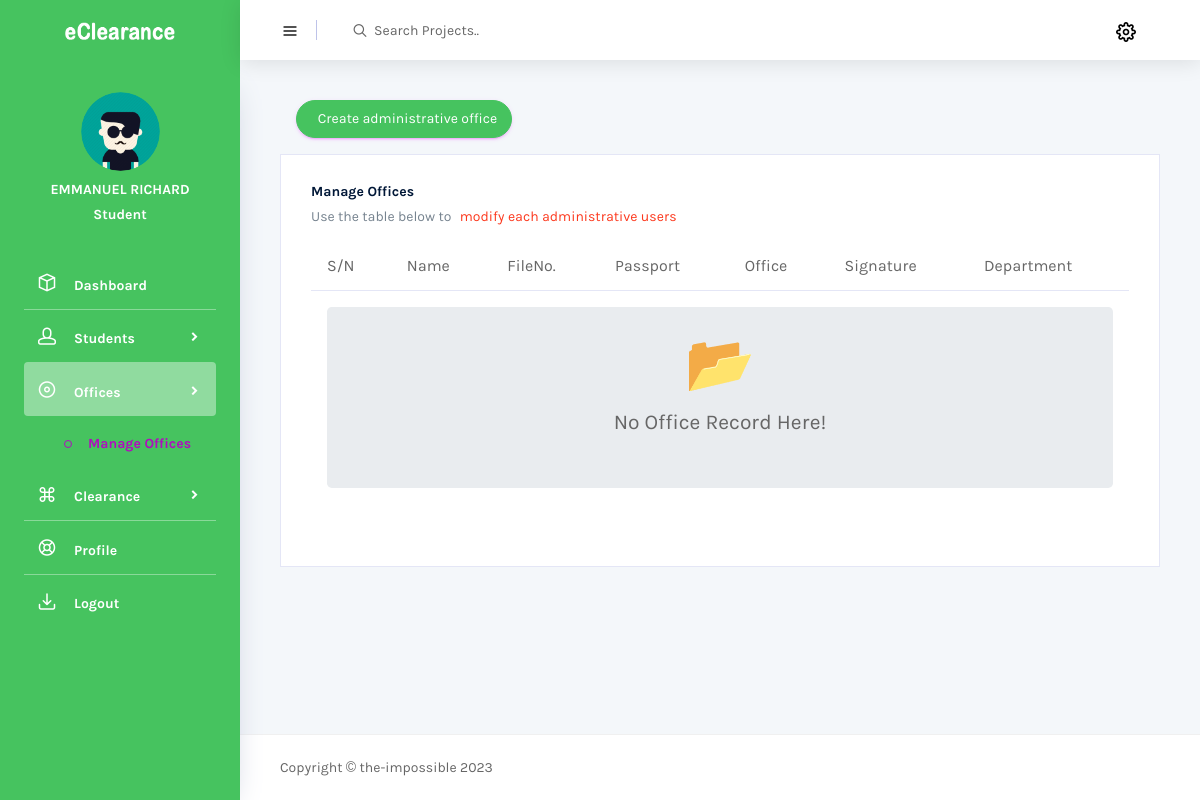
The app's page /manage_offices (signed in), older data.
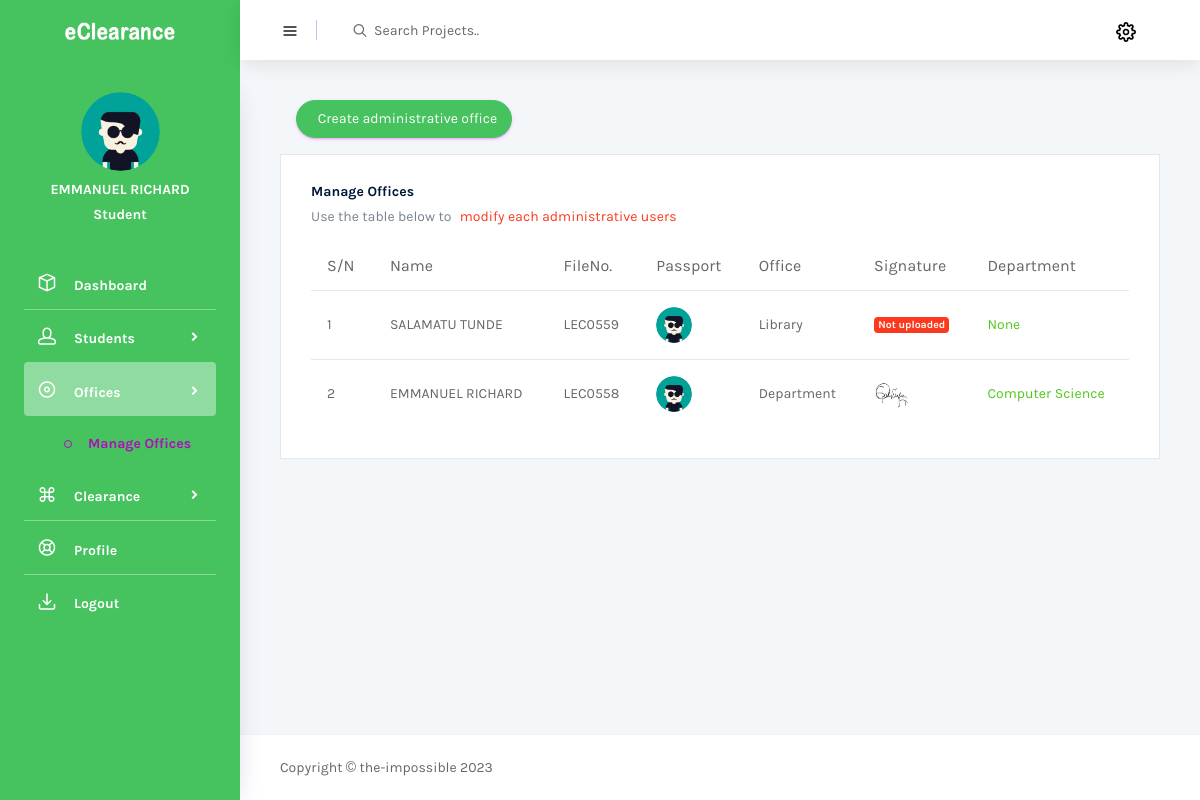
The same page, newer data.
### eClearanceAuth/models.py (models this page shows, shortened)
class User(AbstractBaseUser, PermissionsMixin):
    user_id = models.UUIDField(
        default=uuid.uuid4, primary_key=True, unique=True, editable=False)
    username = models.CharField(max_length=100, db_index=True,
                                unique=True, verbose_name='reg number', blank=True)
    passport = models.ImageField(
        default='img/user.png', upload_to='uploads/passport/', null=True)
    user_type = models.ForeignKey(
        to="UserType", on_delete=models.CASCADE, blank=True, null=True,)
    name = models.CharField(
        max_length=100, db_index=True, blank=True, null=True)
    date_joined = models.DateTimeField(
        verbose_name='date_joined', auto_now_add=True)
    last_login = models.DateTimeField(
        verbose_name='last_login', auto_now=True, null=True)
    is_active = models.BooleanField(default=True)
    is_staff = models.BooleanField(default=False)
    is_superuser = models.BooleanField(default=False)
    USERNAME_FIELD = 'username'
    REQUIRED_FIELDS = ['name',]
    objects = UserManager()
    class Meta:
        db_table = 'Users'
        verbose_name_plural = 'Users'

class UserType(models.Model):
    user_type = models.CharField(max_length=100, unique=True)
    def __str__(self):
        return self.user_type
    class Meta:
        db_table = 'user type'
        verbose_name_plural = 'user type'

class AdministrativeProfile(models.Model):
    profile_id = models.UUIDField(
        default=uuid.uuid4, primary_key=True, unique=True, editable=False)
    user = models.OneToOneField(
        to="User", on_delete=models.CASCADE, blank=True)
    office = models.ForeignKey(
        to="Office", on_delete=models.CASCADE, blank=True, null=True)
    a_departmental_office = models.ForeignKey(
        to="Department", on_delete=models.CASCADE, blank=True, null=True)
    signature = models.ImageField(
        upload_to='uploads/signature/', null=True, blank=True)
    date_created = models.DateTimeField(
        verbose_name='date_created', auto_now_add=True)
    class Meta:
        db_table = 'Administrative Profile'
        verbose_name_plural = 'Administrative Profile'

class Office(models.Model):
    office_title = models.CharField(max_length=30, unique=True)
    office_description = models.CharField(
        max_length=100, blank=True, null=True)
    def __str__(self):
        return self.office_title
    class Meta:
        db_table = 'Office'
        verbose_name_plural = 'Offices'

class Department(models.Model):
    dept_id = models.UUIDField(
        default=uuid.uuid4, primary_key=True, unique=True, editable=False)
    dept_title = models.CharField(max_length=30, unique=True)
    def __str__(self):
        return self.dept_title
    class Meta:
        db_table = 'Department'
        verbose_name_plural = 'Departments'

### eClearanceAuth/views.py (the view, shortened to what this page needs)
# urls.py: path('manage_offices', ManageOfficeView.as_view(), name="manage_offices"),
class ManageOfficeView(LoginRequiredMixin, ListView):
    template_name = "backend/admin/manage_office.html"
    model = User
    form_class = CreateAdministrativeProfileForm
    queryset = AdministrativeProfile.objects.all().order_by('-date_created')
    def get_context_data(self, **kwargs):
        context = super().get_context_data(**kwargs)
        context["form1"] = self.form_class
        return context

### Templates/backend/admin/manage_office.html (shortened to what this page needs)
{% extends 'base.html' %}
{% load static %}
{% load crispy_forms_tags %}
{% block head %}{% include 'partials/auth_head.html' %}{% endblock head %}
{% block body %}
  <div class="container-scroller">
    {% block nav %}{% include 'partials/auth_nav.html' %}{% endblock nav %}
    <div class="container-fluid page-body-wrapper">
      {% include 'partials/auth_sidebar.html' %}
      <div class="main-panel">
        <div class="content-wrapper">
          <div class="row">
            <div class="col.lg-12 grid-margin">
              <button type="button" class="btn rounded-pill btn-primary ml-4" data-toggle="modal"
              data-target="#single">
                &nbsp; Create administrative office
              </button>
            </div>
            <div class="col-lg-12 grid-margin stretch-card">
              <div class="card">
                <div class="card-body">
                  <h4 class="card-title">Manage Offices</h4>
                  <p class="card-description">
                    Use the table below to  <code>modify each administrative users</code>
                  </p>
                  <div class="table-responsive">
                    <table class="table table-hover">
                      <thead>
                        <tr>
                          <th>S/N</th>
                          <th>Name</th>
                          <th>FileNo.</th>
                          <th>Passport</th>
                          <th>Office</th>
                          <th>Signature</th>
                          <th>Department</th>
                        </tr>
                      </thead>
                      <tbody>
                        {% if object_list %}
                          {% for object in object_list %}
                            <tr>
                              <td>{{forloop.counter}}</td>
                              <td>{{object.user.name|upper}}</td>
                              <td>{{object.user.username}}</td>
                              <td>
                                <a href="{% url 'auth:update_student' object.user.pk %}"> <img src="{{object.user.passport.url}}" alt="passport"></a>
                              </td>
                              <td>{{object.office}}</td>
                              <td>
                                {% if object.signature %}
                                <img src=" {{object.signature.url}}" alt="signature">
                                {% else %}
                                <label class="badge badge-danger">Not uploaded</label>
                                {% endif %}
                              </td>
                              <td class="text-success"> {{object.a_departmental_office}} </td>
                            </tr>
                          {% endfor %}
                        {% else %}
                        <tr>
                          <td colspan="12">
                            <div class="jumbotron text-center p-5">
                              <p style="font-size: 4em;">📂</p> <br> <br>
                              <p style="font-size: 1.5em;">No Office Record Here!</p>
                            </div>
                          </td>
                        </tr>
                        {% endif %}
                      </tbody>
                    </table>
                  </div>
                </div>
              </div>
            </div>
          </div>
        </div>
        {% block footer %}{% include 'partials/auth_footer.html' %}{% endblock footer %}
      </div>
    </div>
  </div>
{% endblock body %}

### Templates/base.html (shortened to what this page needs)
<!DOCTYPE html>
<html lang="en">
	<head>
    	{% block head %} {% endblock %}
	</head>
	{% block body %}{% endblock %}
</html>

### Templates/partials/auth_head.html (shortened to what this page needs)
{% load static %}
<link rel="stylesheet" href="{% static 'backend/vendors/mdi/css/materialdesignicons.min.css' %}">
<link rel="stylesheet" href="{% static 'backend/vendors/feather/feather.css' %}">
<link rel="stylesheet" href="{% static 'backend/vendors/base/vendor.bundle.base.css' %}">
<link rel="stylesheet" href="{% static 'backend/vendors/flag-icon-css/css/flag-icon.min.css' %}"/>
<link rel="stylesheet" href="{% static 'backend/vendors/font-awesome/css/font-awesome.min.css' %}">
<link rel="stylesheet" href="{% static 'backend/vendors/jquery-bar-rating/fontawesome-stars-o.css' %}">
<link rel="stylesheet" href="{% static 'backend/vendors/jquery-bar-rating/fontawesome-stars.css' %}">
<link rel="stylesheet" href="{% static 'backend/css/style.css' %}">

### Templates/partials/auth_nav.html (shortened to what this page needs)
{% load static %}
<nav class="navbar col-lg-12 col-12 p-0 fixed-top d-flex flex-row">
    <div class="text-center navbar-brand-wrapper d-flex align-items-center justify-content-center">
      <a class="navbar-brand brand-logo" href="index.html"><img src="{% static 'frontend/images/logo.png' %}" alt="logo"/></a>
    </div>
    <div class="navbar-menu-wrapper d-flex align-items-center justify-content-end">
      <button class="navbar-toggler navbar-toggler align-self-center" type="button" data-toggle="minimize">
        <span class="icon-menu"></span>
      </button>
      <ul class="navbar-nav mr-lg-2">
        <li class="nav-item nav-search d-none d-lg-block">
          <div class="input-group">
            <div class="input-group-prepend">
              <span class="input-group-text" id="search">
                <i class="icon-search"></i>
              </span>
            </div>
            <input type="text" class="form-control" placeholder="Search Projects.." aria-label="search" aria-describedby="search">
          </div>
        </li>
      </ul>
      <ul class="navbar-nav navbar-nav-right">
        <li class="nav-item dropdown d-flex mr-4 ">
          <a class="nav-link count-indicator dropdown-toggle d-flex align-items-center justify-content-center" id="notificationDropdown" href="#" data-toggle="dropdown">
            <i class="icon-cog"></i>
          </a>
        </li>
      </ul>
    </div>
  </nav>

### Templates/partials/auth_sidebar.html (shortened to what this page needs)
{% load static %}
<nav class="sidebar sidebar-offcanvas" id="sidebar">
    <div class="user-profile">
      <div class="user-image">
        <img src="{{ request.user.passport.url }}">
      </div>
      <div class="user-name">
          {{ request.user.name }}
      </div>
      <div class="user-designation">
          {{ request.user.user_type }}
      </div>
    </div>
    <ul class="nav">
      <li class="nav-item">
        <a class="nav-link" href="{% url 'auth:dashboard' %}">
          <i class="icon-box menu-icon"></i>
          <span class="menu-title">Dashboard</span>
        </a>
      </li>
      <li class="nav-item">
        <a class="nav-link" data-toggle="collapse" href="#ui-basic" aria-expanded="false" aria-controls="ui-basic">
          <i class="icon-head menu-icon"></i>
          <span class="menu-title">Students</span>
          <i class="menu-arrow"></i>
        </a>
      </li>
      <li class="nav-item">
        <a class="nav-link" data-toggle="collapse" href="#ui-office" aria-expanded="false" aria-controls="ui-office">
          <i class="icon-disc menu-icon"></i>
          <span class="menu-title">Offices</span>
          <i class="menu-arrow"></i>
        </a>
        <div class="collapse" id="ui-office">
          <ul class="nav flex-column sub-menu">
            <li class="nav-item"> <a class="nav-link" href="{% url 'auth:manage_offices' %}">Manage Offices</a></li>
          </ul>
        </div>
      </li>
      <li class="nav-item">
        <a class="nav-link" data-toggle="collapse" href="#ui-clearance" aria-expanded="false" aria-controls="ui-clearance">
          <i class="icon-command menu-icon"></i>
          <span class="menu-title">Clearance</span>
          <i class="menu-arrow"></i>
        </a>
      </li>
      <li class="nav-item">
        <a class="nav-link" href="pages/icons/feather-icons.html">
          <i class="icon-help menu-icon"></i>
          <span class="menu-title">Profile</span>
        </a>
      </li>
      <li class="nav-item">
        <a class="nav-link" data-toggle="modal" data-target="#basicModal" style="cursor: pointer;">
          <i class="icon-inbox menu-icon"></i>
          <span class="menu-title">Logout</span>
        </a>
      </li>
    </ul>
  </nav>

### Templates/partials/auth_footer.html
{% load static %}
<footer class="footer">
    <div class="d-sm-flex justify-content-center justify-content-sm-between">
      <span class="text-muted d-block text-center text-sm-left d-sm-inline-block">Copyright © the-impossible 2023</span>
    </div>
  </footer>

### Templates/partials/auth_script.html (shortened to what this page needs)
{% load static %}

Row changes from the older to the newer data that the page shows:
added AdministrativeProfile: user.name "SALAMATU TUNDE", user.username "LEC0559", user.passport (placeholder picture), office "Library", signature "Not uploaded", a_departmental_office "None"
added AdministrativeProfile: user.name "EMMANUEL RICHARD", user.username "LEC0558", user.passport (placeholder picture), office "Department", signature (picture), a_departmental_office "Computer Science"
Text that changed along with them:
text no longer shown: "📂 No Office Record Here!"
